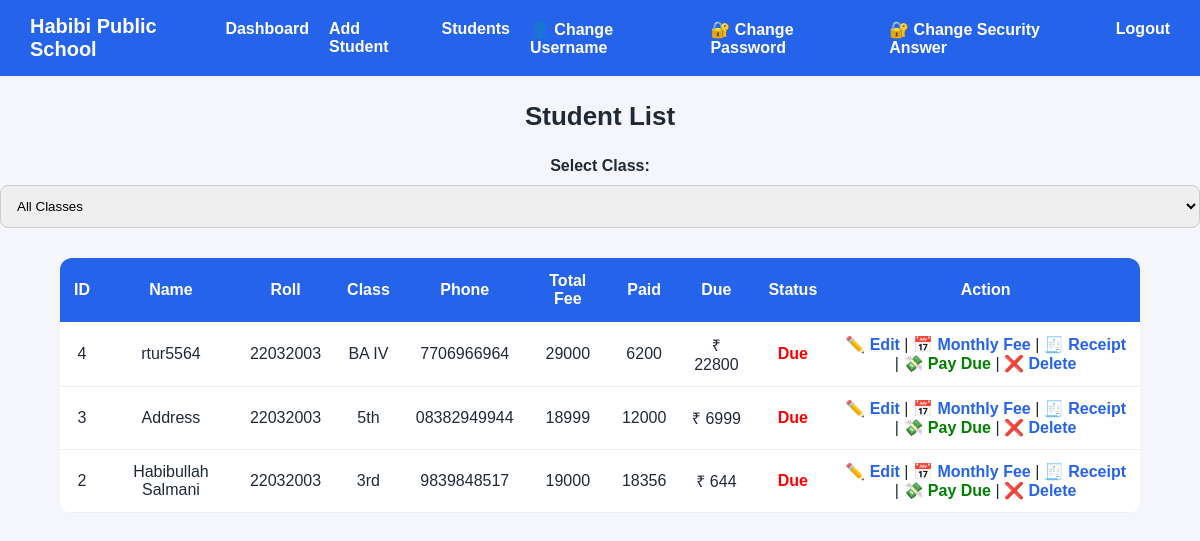
/students (signed in), run on an earlier commit of the app's database.
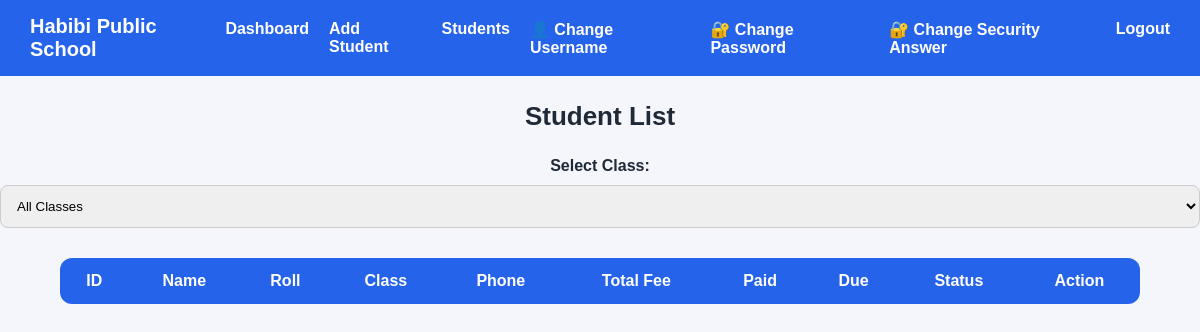
And on a later commit of the database.
### tables this page shows
CREATE TABLE students (
            id INTEGER PRIMARY KEY AUTOINCREMENT,
            name TEXT,
            roll TEXT,
            class_name TEXT,
            phone TEXT,
            total_fee INTEGER,
            paid_fee INTEGER
        );

### app.py (the view)
@app.route("/students")
@login_required
def students():
    selected_class = request.args.get("class")
    conn = get_db()
    if selected_class and selected_class != "all":
        students = conn.execute("""
            SELECT *,
            (total_fee - paid_fee) AS due_amount
            FROM students
            WHERE class_name=?
            ORDER BY due_amount DESC
        """, (selected_class,)).fetchall()
    else:
        students = conn.execute("""
            SELECT *,
            (total_fee - paid_fee) AS due_amount
            FROM students
            ORDER BY due_amount DESC
        """).fetchall()
    conn.close()
    return render_template(
        "students.html",
        students=students,
        classes=CLASSES,
        selected_class=selected_class
    )

### app.py (called while the page is built)
def get_db():
    conn = sqlite3.connect("database.db")
    conn.row_factory = sqlite3.Row
    return conn

def login_required(f):
    @wraps(f)
    def decorated(*args, **kwargs):
        if "admin" not in session:
            return redirect(url_for("login"))
        return f(*args, **kwargs)
    return decorated

### templates/students.html (shortened to what this page needs)
<!DOCTYPE html>
<html>
<head>
  <link rel="stylesheet" href="/static/style.css">
</head>
<body>
{% include "navbar.html" %}
<h2 class="title">Student List</h2>
<form method="GET" style="text-align:center; margin-bottom:20px;">
  <label><b>Select Class:</b></label>
  <select name="class" onchange="this.form.submit()">
    <option value="all">All Classes</option>
  </select>
</form>
<table>
  <tr>
    <th>ID</th>
    <th>Name</th>
    <th>Roll</th>
    <th>Class</th>
    <th>Phone</th>
    <th>Total Fee</th>
    <th>Paid</th>
    <th>Due</th>
    <th>Status</th>
    <th>Action</th>
  </tr>
  {% for s in students %}
  <tr>
    <td>{{ s.id }}</td>
    <td>{{ s.name }}</td>
    <td>{{ s.roll }}</td>
    <td>{{ s.class_name }}</td>
    <td>{{ s.phone }}</td>
    <td>{{ s.total_fee }}</td>
    <td>{{ s.paid_fee }}</td>
    <td>₹ {{ s.total_fee - s.paid_fee }}</td>
    <td>
      {% if s.paid_fee >= s.total_fee %}
        <span style="color:green; font-weight:bold;">Paid</span>
      {% else %}
        <span style="color:red; font-weight:bold;">Due</span>
      {% endif %}
    </td>
    <td>
      <a href="/edit-student/{{ s.id }}">✏️ Edit</a> |
      <a href="/pay-monthly-fee/{{ s.id }}">📅 Monthly Fee</a> |
      <a href="/receipt/{{ s.id }}" target="_blank">🧾 Receipt</a> |
      {% if s.paid_fee < s.total_fee %}
        <a href="/pay-fee/{{ s.id }}" style="color:green;">💸 Pay Due</a> |
      {% endif %}
      <a href="/delete-student/{{ s.id }}"
         onclick="return confirm('Are you sure?')">❌ Delete</a>
    </td>
  </tr>
  {% endfor %}
</table>
</body>
</html>

### templates/navbar.html
<nav class="navbar">
  <div class="logo">Habibi Public School</div>
  <ul class="nav-links">
    <li><a href="/dashboard">Dashboard</a></li>
    <li><a href="/add-student">Add Student</a></li>
    <li><a href="/students">Students</a></li>
    <a href="/change-username">👤 Change Username</a>
    <a href="/change-password">🔐 Change Password</a>
    <a href="/change-security-answer">🔐 Change Security Answer</a>
    <li><a href="/logout">Logout</a></li>
  </ul>
</nav>

### static/style.css (style rules this page uses)
* { margin: 0; padding: 0; box-sizing: border-box; font-family: Arial, sans-serif; }
body { background: #f4f6fb; color: #1f2937; }
.navbar { background: #2563eb; padding: 15px 30px; display: flex; justify-content: space-between; align-items: center; }
.logo { color: white; font-size: 20px; font-weight: bold; }
.nav-links { list-style: none; display: flex; gap: 20px; }
.nav-links a { color: white; text-decoration: none; font-weight: bold; }
.title { text-align: center; margin: 25px 0; font-size: 26px; }
input, select { width: 100%; padding: 12px; margin: 10px 0; border-radius: 8px; border: 1px solid #ccc; }
table { width: 90%; margin: 20px auto; border-collapse: collapse; background: white; border-radius: 12px; overflow: hidden; }
th { background: #2563eb; color: white; padding: 14px; }
a { color: #2563eb; text-decoration: none; font-weight: 600; }

What changed in the data, as far as the page shows it:
removed students: id "4", name "rtur5564", roll "22032003", class_name "BA IV", phone "7706966964", total_fee "29000", paid_fee "6200", s.total_fee-s.paid_fee "22800", shows "Due"
removed students: id "3", name "Address", roll "22032003", class_name "5th", phone "08382949944", total_fee "18999", paid_fee "12000", s.total_fee-s.paid_fee "6999", shows "Due"
removed students: id "2", name "Habibullah Salmani", roll "22032003", class_name "3rd", phone "9839848517", total_fee "19000", paid_fee "18356", s.total_fee-s.paid_fee "644", shows "Due"
